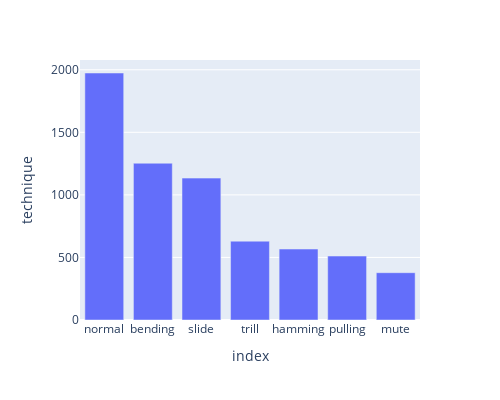

Notebook code for this chart:
### Code cell
px.bar(pd.value_counts(gpt['technique']).reset_index(), x='index', y='technique', width=500, height=400)

### Figure 1 — Plotly figure (JSON) as saved in the notebook; plotly's stock layout.template omitted (floating-point values rounded to 4 significant figures)
{"data": [{"alignmentgroup": "True", "hovertemplate": "index=%{x}<br>technique=%{y}<extra></extra>", "legendgroup": "", "marker": {"color": "#636efa"}, "name": "", "offsetgroup": "", "orientation": "v", "showlegend": false, "textposition": "auto", "type": "bar", "x": ["normal", "bending", "slide", "trill", "hamming", "pulling", "mute"], "xaxis": "x", "y": [1974, 1253, 1134, 630, 567, 511, 378], "yaxis": "y"}], "layout": {"barmode": "relative", "height": 400, "legend": {"tracegroupgap": 0}, "margin": {"t": 60}, "width": 500, "xaxis": {"anchor": "y", "domain": [0, 1], "title": {"text": "index"}}, "yaxis": {"anchor": "x", "domain": [0, 1], "title": {"text": "technique"}}}}
